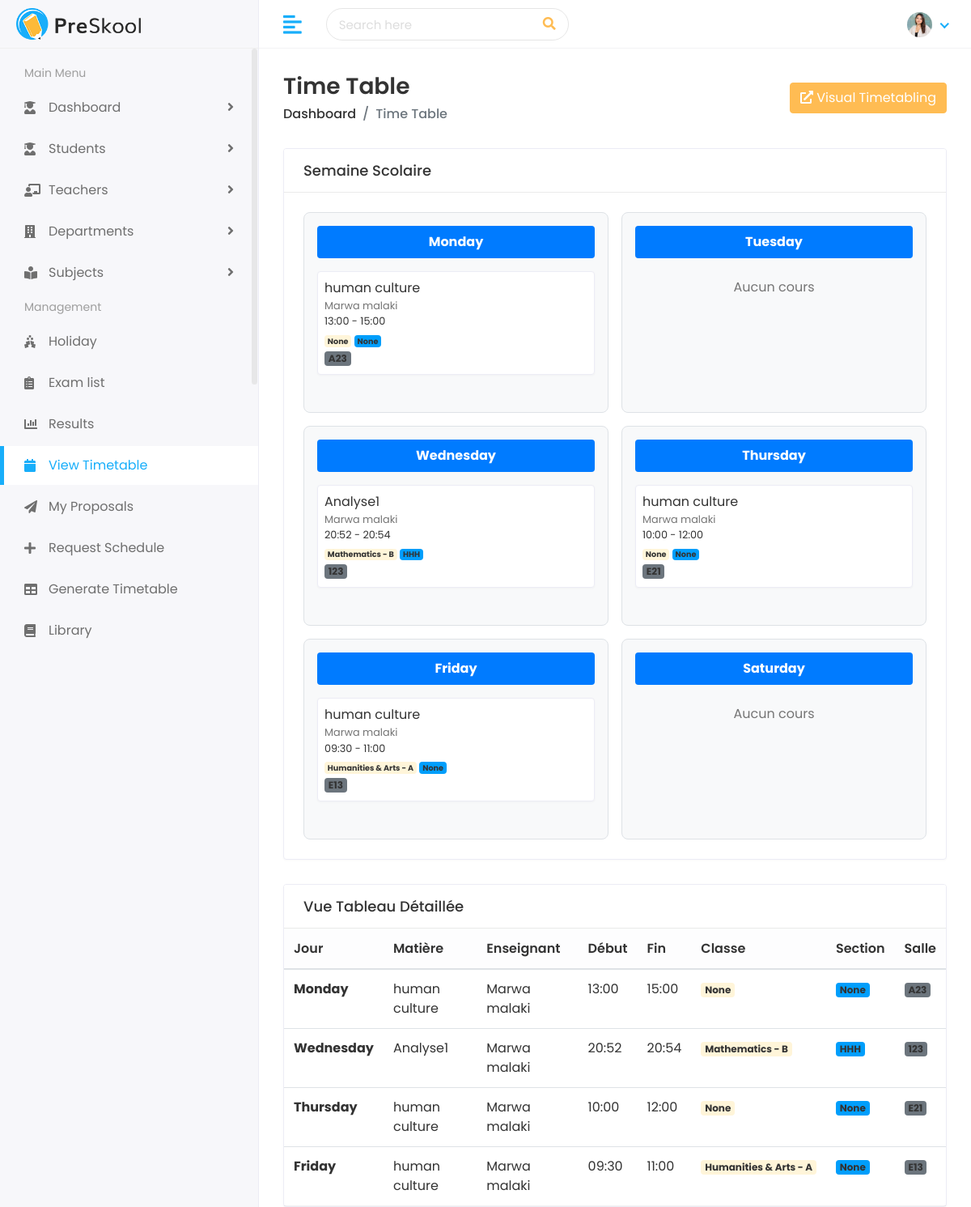
The app's page /timetable/ (signed in) with its own data.
### timetable/models.py (models this page shows, shortened)
class TimeTable(models.Model):
    DAYS = [
        ('Monday', 'Monday'),
        ('Tuesday', 'Tuesday'),
        ('Wednesday', 'Wednesday'),
        ('Thursday', 'Thursday'),
        ('Friday', 'Friday'),
        ('Saturday', 'Saturday'),
    ]
    day = models.CharField(max_length=20, choices=DAYS)
    subject = models.ForeignKey(Subject, on_delete=models.CASCADE)
    teacher = models.ForeignKey(Teacher, on_delete=models.CASCADE)
    start_time = models.TimeField()
    end_time = models.TimeField()
    classroom = models.CharField(max_length=50)
    student_class = models.ForeignKey(
        Class,
        on_delete=models.CASCADE,
        null=True,
        blank=True
    )
    section = models.CharField(max_length=10, null=True, blank=True)

### academic/models.py (models this page shows, shortened)
class Subject(models.Model):
    name = models.CharField(max_length=100)
    department = models.ForeignKey(Department, on_delete=models.CASCADE)
    teacher = models.ForeignKey(Teacher, on_delete=models.CASCADE)

class Class(models.Model):
    name = models.CharField(max_length=50)
    department = models.ForeignKey(Department, on_delete=models.CASCADE)
    section = models.CharField(max_length=10)
    def __str__(self):
        return f"{self.department.name} - {self.name}"

class Department(models.Model):
    name = models.CharField(max_length=100)
    head_of_dept = models.ForeignKey(
        Teacher,
        on_delete=models.SET_NULL,
        null=True,
        related_name="managed_department"
    )

### staff/models.py (models this page shows)
class Teacher(models.Model):
    user = models.OneToOneField(
        settings.AUTH_USER_MODEL,
        on_delete=models.CASCADE,
        related_name='teacher_profile'
    )
    gender = models.CharField(
        max_length=10,
        choices=[('Male', 'Male'), ('Female', 'Female')],
        null=True,
        blank=True
    )
    qualification = models.CharField(
        max_length=100,
        null=True,
        blank=True
    )
    experience = models.IntegerField(
        null=True,
        blank=True
    )
    mobile_number = models.CharField(
        max_length=15,
        null=True,
        blank=True
    )
    address = models.TextField(
        null=True,
        blank=True
    )
    joining_date = models.DateField(
        null=True,
        blank=True
    )
    department = models.ForeignKey(
        'academic.Department',
        on_delete=models.SET_NULL,
        null=True,
        blank=True
    )
    def __str__(self):
        return f"{self.user.first_name} {self.user.last_name}"

### home_auth/models.py (models this page shows, shortened)
class CustomUser(AbstractUser):
    username = models.CharField(max_length=100, unique=True)
    email = models.EmailField(max_length=255, unique=True, db_index=True)
    is_authorized = models.BooleanField(default=False)
    login_token = models.CharField(max_length=6, blank=True, null=True)
    first_name = models.CharField(max_length=30, blank=True)
    last_name = models.CharField(max_length=30, blank=True)
    date_joined = models.DateTimeField(auto_now_add=True)
    is_student = models.BooleanField(default=False)
    is_admin = models.BooleanField(default=False)
    is_teacher = models.BooleanField(default=False)
    groups = models.ManyToManyField(
        'auth.Group',
        related_name=None,
        blank=True
    )
    user_permissions = models.ManyToManyField(
        'auth.Permission',
        related_name=None,
        blank=True
    )

### timetable/views.py (the view)
# urls.py: path('', views.timetable_list, name='timetable_list'),
@login_required
def timetable_list(request):
    if request.user.is_admin:
        slots = TimeTable.objects.all()
    elif request.user.is_teacher:
        slots = TimeTable.objects.filter(
            teacher__user=request.user
        )
    elif hasattr(request.user, 'student'):
        student = request.user.student
        slots = TimeTable.objects.filter(
            student_class=student.student_class,
        )
    else:
        slots = TimeTable.objects.none()
    slots = slots.order_by('day', 'start_time')
    schedule = {
        'Monday': slots.filter(day='Monday'),
        'Tuesday': slots.filter(day='Tuesday'),
        'Wednesday': slots.filter(day='Wednesday'),
        'Thursday': slots.filter(day='Thursday'),
        'Friday': slots.filter(day='Friday'),
        'Saturday': slots.filter(day='Saturday'),
    }
    return render(request, 'timetable/timetable.html', {'schedule': schedule})

### templates/timetable/timetable.html (shortened to what this page needs)
{% extends 'Home/base.html' %}
{% block body %}
<div class="page-wrapper">
  <div class="content container-fluid">
    <div class="page-header">
      <div class="row align-items-center">
        <div class="col">
          <h3 class="page-title">Time Table</h3>
          <ul class="breadcrumb">
            <li class="breadcrumb-item"><a href="{% url 'dashboard' %}">Dashboard</a></li>
            <li class="breadcrumb-item active">Time Table</li>
          </ul>
        </div>
        <div class="col-auto">
          <a href="{% url 'visual_tool' %}" class="btn btn-primary">
            <i class="fas fa-external-link-alt"></i> Visual Timetabling
          </a>
        </div>
      </div>
    </div>
    <div class="card">
      <div class="card-header">
        <h5 class="card-title mb-0">Semaine Scolaire</h5>
      </div>
      <div class="card-body">
        <div class="timetable-container">
          {% for day, slots in schedule.items %}
          <div class="timetable-day">
            <div class="day-header">{{ day }}</div>
            <div class="time-slots">
              {% for slot in slots %}
              <div class="time-slot card">
                <div class="card-body p-2">
                  <div class="slot-subject fw-bold">{{ slot.subject.name }}</div>
                  <div class="slot-teacher text-muted small">{{ slot.teacher }}</div>
                  <div class="slot-time small">
                    {{ slot.start_time|time:"H:i" }} - {{ slot.end_time|time:"H:i" }}
                  </div>
                  <div class="small mt-1">
                    <span class="badge bg-primary">{{ slot.student_class }}</span>
                    <span class="badge bg-info">{{ slot.section }}</span>
                  </div>
                  <div class="slot-room badge bg-secondary mt-1">
                    {{ slot.classroom }}
                  </div>
                </div>
              </div>
              {% empty %}
              <div class="time-slot empty">
                <div class="text-muted text-center p-2">Aucun cours</div>
              </div>
              {% endfor %}
            </div>
          </div>
          {% endfor %}
        </div>
      </div>
    </div>
    <div class="card mt-4 d-none d-lg-block">
      <div class="card-header">
        <h5 class="card-title mb-0">Vue Tableau Détaillée</h5>
      </div>
      <div class="card-body p-0">
        <div class="table-responsive">
          <table class="table table-hover mb-0">
            <thead class="table-light">
              <tr>
                <th>Jour</th>
                <th>Matière</th>
                <th>Enseignant</th>
                <th>Début</th>
                <th>Fin</th>
                <th>Classe</th>
                <th>Section</th>
                <th>Salle</th>
              </tr>
            </thead>
            <tbody>
              {% for day, slots in schedule.items %}
                {% for slot in slots %}
                <tr>
                  <td><strong>{{ day }}</strong></td>
                  <td>{{ slot.subject.name }}</td>
                  <td>{{ slot.teacher }}</td>
                  <td>{{ slot.start_time|time:"H:i" }}</td>
                  <td>{{ slot.end_time|time:"H:i" }}</td>
                  <td>
                    <span class="badge bg-primary">{{ slot.student_class }}</span>
                  </td>
                  <td>
                    <span class="badge bg-info">{{ slot.section }}</span>
                  </td>
                  <td>
                    <span class="badge bg-secondary">{{ slot.classroom }}</span>
                  </td>
                </tr>
                {% endfor %}
              {% endfor %}
            </tbody>
          </table>
        </div>
      </div>
    </div>
  </div>
</div>
{% endblock %}

### static/assets/css/style.css (style rules this page uses)
html { height: 100%; }
body { background-color: #fff; color: #333; font-family: 'Poppins', sans-serif; font-size: 1rem; height: 100%; line-height: 1.5; overflow-x: hidden; }
h1, h2, h3, h4, h5, h6 { font-family: 'Poppins', sans-serif; margin-top: 0; }
ul, ol { padding: 0px; list-style: none; }
.table { color: #333; max-width: 100%; margin-bottom: 0; width: 100%; }
.table thead tr th { font-weight: 600; }
.table tbody tr { border-bottom: 1px solid rgba(0, 0, 0, 0.05); }
.bg-primary { background-color: #fff5d9 !important; }
.bg-info, .badge-info { background-color: #009efb !important; }
.text-muted { color: #757575 !important; }
.btn-primary { background-color: #FFBC53; border: 1px solid #FFBC53; }
.card { border: 1px solid #ececf5; box-shadow: 0 1px 3px 0 rgba(0, 0, 0, 0.03); margin-bottom: 1.875rem; }
.card-body { padding: 1.5rem; }
.card-header { border-bottom: 1px solid #e6e6e6; padding: 1rem 1.5rem; }
.card .card-header { background-color: #fff; border-bottom: 1px solid #eaeaea; }
.card .card-header .card-title { margin-bottom: 0; font-size: 18px; }
.page-wrapper { margin-left: 320px; padding-top: 60px; position: relative; transition: all 0.4s ease; }
.page-wrapper > .content { padding: 1.875rem 1.875rem 0; }
.page-header { margin-bottom: 1.875rem; }
.page-header .breadcrumb { background-color: transparent; color: #6c757d; font-size: 1rem; font-weight: 500; margin-bottom: 0; padding: 0; }
.page-header .breadcrumb a { color: #333; }
.page-title { font-size: 28px; font-weight: 600; color: #333; margin-bottom: 5px; }

### templates/timetable/timetable.html (style rules this page uses)
.timetable-container { display: grid; grid-template-columns: repeat(auto-fit, minmax(250px, 1fr)); gap: 1rem; }
.timetable-day { background: #f8f9fa; border-radius: 8px; padding: 1rem; border: 1px solid #dee2e6; }
.day-header { font-weight: bold; text-align: center; margin-bottom: 1rem; padding: 0.5rem; background: #007bff; color: white; border-radius: 4px; }
.time-slots { display: flex; flex-direction: column; gap: 0.5rem; }

### records on screen
TimeTable: subject.name "human culture", teacher "Marwa malaki", start_time "13:00", end_time "15:00", student_class "None", section "None", classroom "A23", day "Monday"
TimeTable: subject.name "Analyse1", teacher "Marwa malaki", start_time "20:52", end_time "20:54", student_class "Mathematics - B", section "HHH", classroom "123", day "Wednesday"
TimeTable: subject.name "human culture", teacher "Marwa malaki", start_time "10:00", end_time "12:00", student_class "None", section "None", classroom "E21", day "Thursday"
TimeTable: subject.name "human culture", teacher "Marwa malaki", start_time "09:30", end_time "11:00", student_class "Humanities & Arts - A", section "None", classroom "E13", day "Friday"

### other values on screen
{{ day }} "Monday" "Tuesday" "Wednesday" "Thursday" "Friday" "Saturday"
